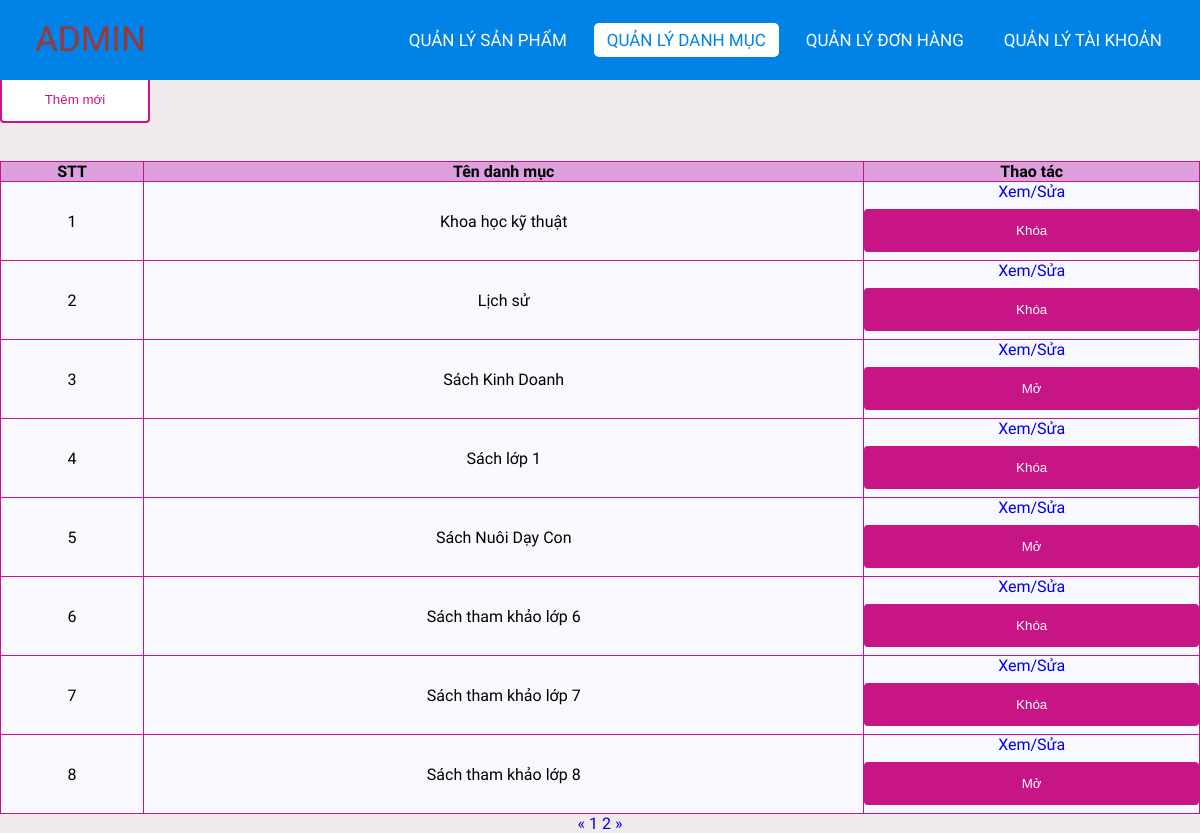
/admin/categoriesList.php, run on the app's committed database.
### tables this page shows
CREATE TABLE `categories` (
  `id` int(11) NOT NULL,
  `name` varchar(255) NOT NULL,
  `status` tinyint(4) NOT NULL DEFAULT 1
);

### lib/database.php (called while the page is built, shortened)
<?php
class Database extends PDO
{
  public $host   = DB_HOST;
  public $user   = DB_USER;
  public $pass   = DB_PASS;
  public $dbname = DB_NAME;
  public $link;
  private function connectDB()
  {
    $this->link = new mysqli(
      $this->host,
      $this->user,
      $this->pass,
      $this->dbname
    );
  }
  public function select($query)
  {
    $result = $this->link->query($query);
    if (!empty($result) && $result->num_rows > 0) {
      return $result;
    } else {
      return false;
    }
  }
}

### classes/categories.php (called while the page is built, shortened)
<?php
$filepath = realpath(dirname(__FILE__));
include_once($filepath . '/../lib/database.php');
?>
<?php
class categories
{
    private $db;
    public function __construct()
    {
        $this->db = new Database();
    }
    public function getAllAdmin($page = 1, $total = 8)
    {
        $tmp = ($page - 1) * $total;
        $query = "SELECT * FROM categories order by name asc limit $tmp,$total";
        $result = $this->db->select($query);
        return $result;
    }
    public function getCountPaging($row = 8)
    {
        $query = "SELECT COUNT(*) FROM categories";
        $mysqli_result = $this->db->select($query);
        if ($mysqli_result) {
            $totalrow = intval((mysqli_fetch_all($mysqli_result, MYSQLI_ASSOC)[0])['COUNT(*)']);
            $result = ceil($totalrow / $row);
            return $result;
        }
        return false;
    }
}
?>

### admin/categoriesList.php (the view, shortened to what this page needs)
<?php
include '../classes/categories.php';
$categories = new categories();
$list = $categories->getAllAdmin((isset($_GET['page']) ? $_GET['page'] : 1));
$pageCount = $categories->getCountPaging();
?>
<!DOCTYPE html>
<html lang="en">
<head>
    <link rel="stylesheet" href="css/style.css">
    <link rel="stylesheet" href="https://cdnjs.cloudflare.com/ajax/libs/font-awesome/5.15.4/css/all.min.css">
</head>
<body>
    <nav>
        <a href="index.php" style="background-color: #0082e6;"><label class="logo">ADMIN</label></a>
        <ul>
            <li><a href="productlist.php">Quản lý Sản phẩm</a></li>
            <li><a href="categoriesList.php" class="active">Quản lý Danh mục</a></li>
            <li><a href="orderlist.php">Quản lý Đơn hàng</a></li>
            <li><a href="userList.php" >Quản lý tài khoản</a></li>
        </ul>
    </nav>
    <div class="title">
        <h1>Danh sách danh mục</h1>
    </div>
    <div class="addNew">
    <a href="add_category.php"><button class="tablinks">Thêm mới</button></a>
    </div>
    <div class="container">
        <?php $count = 1;
        if ($list) { ?>
            <table class="list">
                <tr>
                    <th>STT</th>
                    <th>Tên danh mục</th>
                    <th>Thao tác</th>
                </tr>
                <?php foreach ($list as $key => $value) { ?>
                    <tr>
                        <td><?= $count++ ?></td>
                        <td><?= $value['name'] ?></td>
                        <td>
                            <a href="edit_category.php?id=<?= $value['id'] ?>">Xem/Sửa</a>
                            <?php
                            if ($value['status']) { ?>
                                <form action="categoriesList.php" method="post">
                                    <input type="submit" value="Khóa" name="block">
                                </form>
                            <?php } else { ?>
                                <form action="categoriesList.php" method="post">
                                    <input type="submit" value="Mở" name="active">
                                </form>
                            <?php } ?>
                        </td>
                    </tr>
                <?php } ?>
            </table>
        <?php } else { ?>
            <h3>Chưa có danh mục nào...</h3>
        <?php } ?>
        <div class="pagination">
            <a href="categoriesList.php?page=<?= (isset($_GET['page'])) ? (($_GET['page'] <= 1) ? 1 : $_GET['page'] - 1) : 1 ?>">&laquo;</a>
            <?php
            for ($i = 1; $i <= $pageCount; $i++) {
                if (isset($_GET['page'])) {
                    if ($i == $_GET['page']) { ?>
                        <a class="active" href="categoriesList.php?page=<?= $i ?>"><?= $i ?></a>
                    <?php } else { ?>
                        <a href="categoriesList.php?page=<?= $i ?>"><?= $i ?></a>
                    <?php  }
                } else { ?>
                    <a href="categoriesList.php?page=<?= $i ?>"><?= $i ?></a>
                <?php  } ?>
            <?php }
            ?>
            <a href="categoriesList.php?page=<?= (isset($_GET['page'])) ? $_GET['page'] + 1 : 2 ?>">&raquo;</a>
        </div>
    </div>
</body>
</html>

### admin/css/style.css (style rules this page uses)
* { padding: 0; margin: 0; text-decoration: none; list-style: none; box-sizing: border-box; }
body { font-family: Mitr; background: rgb(240, 234, 234); }
nav { top: 0; position: fixed; background: #0082e6; height: 80px; width: 100%; }
label.logo { color: rgb(156, 55, 55); font-size: 35px; line-height: 80px; padding: 0 35px; }
nav ul { float: right; margin-right: 20px; }
nav ul li { display: inline-block; line-height: 80px; margin: 0 5px; }
nav ul li a { color: white; font-size: 17px; padding: 7px 13px; border-radius: 3px; text-transform: uppercase; border-radius: 5px; transition: 0.5s; }
.active, a:hover { background-color: white; color: #0082e6; }
.container { margin-top: 30px; height: auto; }
.addNew { margin-top: 30px; }
.title { background-color: white; }
.list { width: 100%; background-color: ghostwhite; padding: 10px; border-collapse: collapse; }
th { background-color: plum; border: 1px solid mediumvioletred; }
td { border: 1px solid mediumvioletred; text-align: center; }
input[type=submit] { width: 100%; background-color: mediumvioletred; color: white; padding: 14px 20px; margin: 8px 0; border: none; border-radius: 4px; cursor: pointer; }
.tablinks { width: 150px; background-color: white; color: mediumvioletred; padding: 14px 20px; margin: 8px 0; border: 2px solid mediumvioletred; border-radius: 4px; cursor: pointer; transition: 0.3s; }
.pagination { text-align: center; }

### data on the page
categories: name "Khoa học kỹ thuật"
categories: name "Lịch sử"
categories: name "Sách Kinh Doanh"
categories: name "Sách lớp 1"
categories: name "Sách Nuôi Dạy Con"
categories: name "Sách tham khảo lớp 6"
categories: name "Sách tham khảo lớp 7"
categories: name "Sách tham khảo lớp 8"
